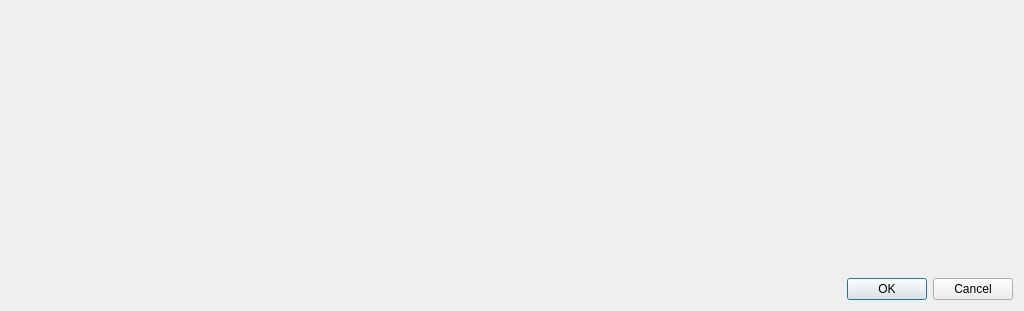
<?xml version="1.0" encoding="UTF-8"?>
<ui version="4.0">
 <class>timeSeriesLoaderQT</class>
 <widget class="QDialog" name="timeSeriesLoaderQT">
  <property name="geometry">
   <rect>
    <x>0</x>
    <y>0</y>
    <width>1024</width>
    <height>311</height>
   </rect>
  </property>
  <property name="windowTitle">
   <string>Dialog</string>
  </property>
  <layout class="QVBoxLayout" name="verticalLayout">
   <item>
    <widget class="QWidget" name="tableWidget" native="true"/>
   </item>
   <item>
    <widget class="QDialogButtonBox" name="buttonBox">
     <property name="orientation">
      <enum>Qt::Horizontal</enum>
     </property>
     <property name="standardButtons">
      <set>QDialogButtonBox::Cancel|QDialogButtonBox::Ok</set>
     </property>
    </widget>
   </item>
  </layout>
 </widget>
 <resources/>
 <connections>
  <connection>
   <sender>buttonBox</sender>
   <signal>accepted()</signal>
   <receiver>timeSeriesLoaderQT</receiver>
   <slot>accept()</slot>
   <hints>
    <hint type="sourcelabel">
     <x>248</x>
     <y>254</y>
    </hint>
    <hint type="destinationlabel">
     <x>157</x>
     <y>274</y>
    </hint>
   </hints>
  </connection>
  <connection>
   <sender>buttonBox</sender>
   <signal>rejected()</signal>
   <receiver>timeSeriesLoaderQT</receiver>
   <slot>reject()</slot>
   <hints>
    <hint type="sourcelabel">
     <x>316</x>
     <y>260</y>
    </hint>
    <hint type="destinationlabel">
     <x>286</x>
     <y>274</y>
    </hint>
   </hints>
  </connection>
 </connections>
</ui>
